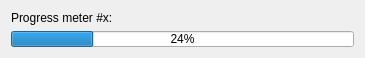
<?xml version="1.0" encoding="UTF-8"?>
<ui version="4.0">
 <class>CProgressWidget</class>
 <widget class="QWidget" name="CProgressWidget">
  <property name="geometry">
   <rect>
    <x>0</x>
    <y>0</y>
    <width>365</width>
    <height>58</height>
   </rect>
  </property>
  <property name="sizePolicy">
   <sizepolicy hsizetype="Preferred" vsizetype="Fixed">
    <horstretch>0</horstretch>
    <verstretch>0</verstretch>
   </sizepolicy>
  </property>
  <property name="minimumSize">
   <size>
    <width>0</width>
    <height>58</height>
   </size>
  </property>
  <property name="maximumSize">
   <size>
    <width>16777215</width>
    <height>58</height>
   </size>
  </property>
  <property name="windowTitle">
   <string>Form</string>
  </property>
  <layout class="QVBoxLayout" name="verticalLayout">
   <item>
    <widget class="QLabel" name="label">
     <property name="text">
      <string>Progress meter #x:</string>
     </property>
    </widget>
   </item>
   <item>
    <widget class="QProgressBar" name="progressBar">
     <property name="value">
      <number>24</number>
     </property>
    </widget>
   </item>
  </layout>
 </widget>
 <resources/>
 <connections/>
</ui>
